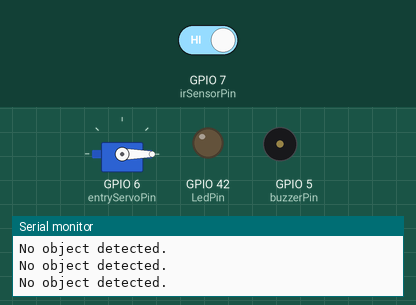
The sketch below on a simulated ESP32. On the bench: servo, output pins drawn as LEDs (lit = HIGH), buzzer (waves = sounding, pin HIGH), the last lines printed to the serial monitor. Dashed ring = blinking. The test bench sets the inputs (shaded band); at power-on: GPIO 7 (irSensorPin) HIGH.

Above: at 1.8 s.
1.9 s: GPIO 7 (irSensorPin) driven LOW
At 3.12 s:
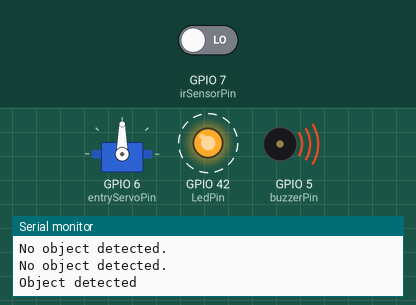
4.9 s: GPIO 7 (irSensorPin) driven HIGH
At 6.3 s:
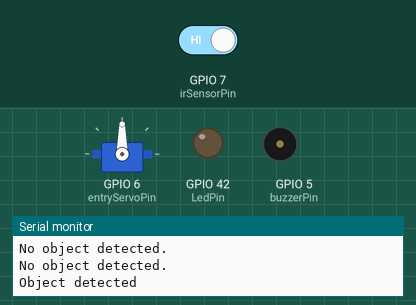
Timing chart, 0 to 8.0 s (numbered marks = the images above; inputs shaded):
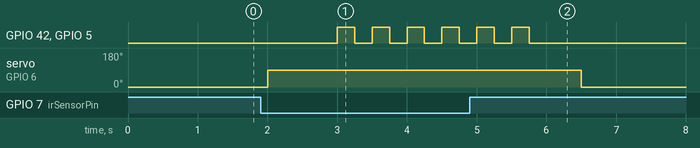

Measured:
- after the input at 1.9 s, GPIO 42 (LedPin), GPIO 5 (buzzerPin): alternates HIGH for 0.25 s and LOW for 0.25 s, starting after 1.1 s; servo on GPIO 6 (entryServoPin): 0° → 90° after 0.10 s
- after the input at 4.9 s, GPIO 42 (LedPin), GPIO 5 (buzzerPin): goes on until 5.8 s, then stays LOW; servo on GPIO 6 (entryServoPin): 90° → 0° after 1.6 s

The sketch:

ir_servo_first_blink_buzzer_rotate.ino
```cpp
#include <ESP32Servo.h>
Servo entryServo;
int irSensorPin =7 ;    // IR sensor pin
int entryServoPin =6 ;// Servo motor pin
int buzzerPin= 5  ;
int LedPin =42 ;

void setup() {
  entryServo.attach(entryServoPin);
  pinMode(irSensorPin, INPUT);
  pinMode(buzzerPin, OUTPUT);
  pinMode(LedPin, OUTPUT);

  entryServo.write(0); //  closed initially
  Serial.begin(9600);
}

void loop() {
  int irState = digitalRead(irSensorPin);

  if (irState == LOW) { // Object detected
    Serial.println("Object detected");
    entryServo.write(90);          // Open the gate
    delay(1000);
    // Blink LED and buzz for 3 seconds
    for (int i = 0; i < 6; i++) {
      digitalWrite(LedPin, HIGH);
      digitalWrite(buzzerPin, HIGH);
      delay(250);  // ON duration
      digitalWrite(LedPin, LOW);
      digitalWrite(buzzerPin, LOW);
      delay(250);  // OFF duration
    }

                      // Keep gate open for 1 second
  } else {
    Serial.println("No object detected.");

    entryServo.write(0);           // Forcefully close the gate
  }
  delay(500); // Small delay for stability
}
```
